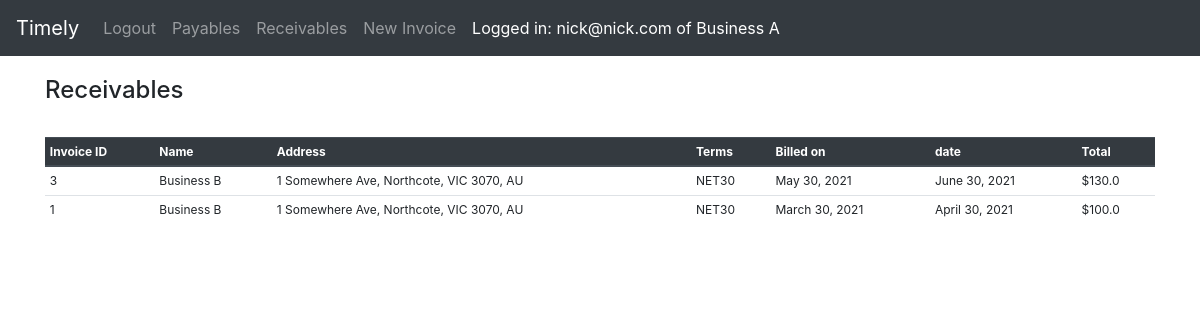
The app's page /dashboard/receivables/ (signed in) with its own data.
### timelyapp/models.py (models this page shows, shortened)
class CustomUser(AbstractBaseUser, PermissionsMixin):
    email = models.EmailField(_('email address'), unique=True)
    is_staff = models.BooleanField(default=False)
    is_active = models.BooleanField(default=True)
    date_joined = models.DateTimeField(default=timezone.now)
    USERNAME_FIELD = 'email'
    REQUIRED_FIELDS = []
    objects = CustomUserManager()
    def __str__(self):
        return self.email

class Business(models.Model):
    is_member = models.BooleanField(default=False)
    owner = models.ForeignKey(CustomUser, default=None, null=True, on_delete=models.CASCADE)
    managers = models.ManyToManyField(CustomUser, default=None, related_name='managers')
    business_name = models.CharField(default=None, max_length=64)
    address = models.CharField(default=None, max_length=64)
    date_joined = models.DateTimeField()
    def __str__(self):
        return "%s" %(self.business_name)

class Invoice(models.Model):
    invoice_name = models.CharField(default=None, null=True, max_length=16)
    date_sent = models.DateField(null=True)
    date_due = models.DateField(null=True)
    bill_from = models.ForeignKey(Business, on_delete=models.CASCADE, related_name='bill_from')
    bill_to = models.ForeignKey(Business, on_delete=models.CASCADE, related_name='bill_to')
    terms = models.CharField(default='NET30', null=True, max_length=24, choices=TERM_CHOICES)
    total_price = models.DecimalField(default=None, null=True, max_digits=10, decimal_places=2)
    currency = models.CharField(default='dollar', null=True, max_length=3)
    is_flagged = models.BooleanField(default=False)
    is_scheduled = models.BooleanField(default=False)
    is_paid = models.BooleanField(default=False)

### timelyapp/views.py (the view)
# urls.py: path('dashboard/receivables/', views.ReceivablesView.as_view(), name='receivables'),
class ReceivablesView(ListView):
    template_name = 'invoices/receivables.html'
    success_url = reverse_lazy('home')
    queryset = Business.objects.all()
    def get_context_data(self, **kwargs):
        context = super(ReceivablesView, self).get_context_data(**kwargs)
        business_id = Business.objects.filter(owner__id=self.request.user.id).values()[0]['id']
        context['receivables'] = get_invoices(business_id, 'receivables')
        return context

### timelyapp/context_processors.py (called while the page is built)
def add_context(request):
    if not request.user.is_anonymous:
        query = Business.objects.filter(owner__id=request.user.id)
        if query:
            business_name = query.first()
        else:
            business_name = None
        return {
            'current_business': business_name,
            'current_user': request.user
        }
    else:
        return {}

### timelyapp/views.py (called while the page is built)
def type_converter(obj):
    if isinstance(obj, np.integer):
        return int(obj)
    elif isinstance(obj, np.floating):
        return float(obj)
    elif isinstance(obj, np.ndarray):
        return obj.tolist()
    elif isinstance(obj, datetime.datetime):
        return obj.__str__()

### templates/invoices/receivables.html
{% extends 'base.html' %}
{% block content %}
<div class="container">
    <h4>Receivables</h4><br>
    <table class="table table-sm">
        <thead class="thead-dark">
        <tr>
            <th>Invoice ID</th>
            <th>Name</th>
            <th>Address</th>
            <th>Terms</th>
            <th>Billed on</th>
            <th>date</th>
            <th>Total</th>
        </tr>
        </thead>
        <tbody>
        {% if receivables %}
        {% for i in receivables %}
        <tr>
            <td>{{i.invoice_id}}</td>
            <td>{{i.business_name}}</td>
            <td>{{i.address}}</td>
            <td>{{i.terms}}</td>
            <td>{{i.date_sent}}</td>
            <td>{{i.date_due}}</td>
            <td>{{i.total_price}}</td>
        </tr>
        {% endfor %}
        {% else %}
        <tr>
            <td>No invoices</td>
        </tr>
        {% endif %}
        </tbody>
    </table>
</div>
{% endblock %}

### templates/navbar.html
 <nav class="navbar navbar-expand-lg navbar-dark bg-dark">
     <a class="navbar-brand" href="{% url 'home' %}">Timely</a>
     <div id="navbarNav">
         <ul class="navbar-nav">
             {% if user.is_authenticated %}
                <a class="nav-link" href="{% url 'logout' %}">Logout</a>
                 {% if user.is_authenticated and current_business %}
                    <a class="nav-link" href="{% url 'payables' %}">Payables</a>
                    <a class="nav-link" href="{% url 'receivables' %}">Receivables</a>
                    <a class="nav-link" href="{% url 'new_invoice' %}">New Invoice</a>
                    <a class="nav-link" style="color: white">Logged in: {{current_user}} of {{current_business}}</a>
                 {% else %}
                    <a class="nav-link" href="{% url 'new_business' %}">Register business</a>
                 {% endif %}
             {% else %}
                <a class="nav-link" href="{% url 'login' %}">Login</a>
                <a class="nav-link" href="{% url 'signup' %}">Sign up</a>
             {% endif %}
         </ul>
     </div>
 </nav>

### static/css/base.css (style rules this page uses)
.table { font-size: 12px; }
h4 { margin-top: 20px }

### records on screen
CustomUser: email "nick@nick.com"
Business: business_name "Business A"
Invoice: invoice_id "3", business_name "Business B", address "1 Somewhere Ave, Northcote, VIC 3070, AU", terms "NET30", date_sent "May 30, 2021", date_due "June 30, 2021", total_price "$130.0"
Invoice: invoice_id "1", business_name "Business B", address "1 Somewhere Ave, Northcote, VIC 3070, AU", terms "NET30", date_sent "March 30, 2021", date_due "April 30, 2021", total_price "$100.0"
